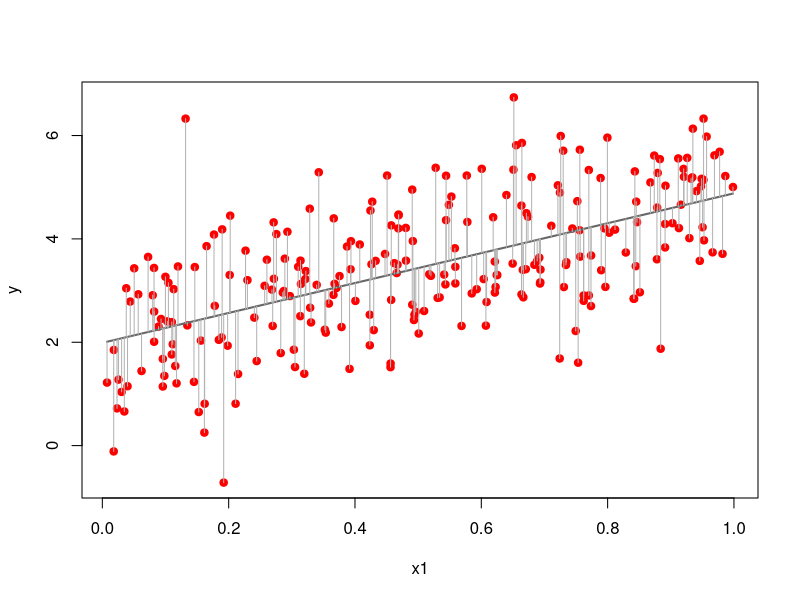

R code for this plot:
# From Bayesian Models for Astrophysical Data 
# by Hilbe, de Souza & Ishida, 2017, Cambridge Univ. Press

# Code 3.1 Basic linear model in R.

# Data
set.seed(1056)                      # set seed to replicate example
nobs = 250                          # number of obs in model
x1 <- runif(nobs)                   # random uniform variable
alpha = 2                           # intercept
beta = 3                            # angular coefficient
xb <- alpha + beta* x1              # linear predictor, xb
y <- rnorm(nobs, xb, sd=1)          # create y as adjusted random normal variate

# Fit
summary(mod <- lm(y ~ x1))          # model of the synthetic data.

# Output
ypred <- predict(mod,type="response")                # prediction from the model
plot(x1,y,pch=19,col="red")                          # plot scatter
lines(x1,ypred,col='grey40',lwd=2)                   # plot regression line
segments(x1,fitted(mod),x1,y,lwd=1,col="gray70")     # add the residuals